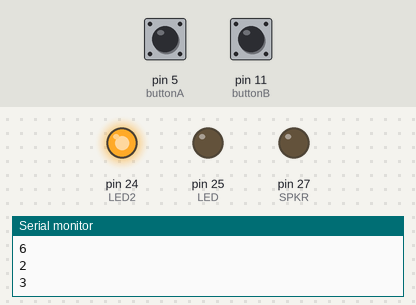
The sketch below on a simulated Arduino Mega 2560, built with avr-gcc and run on an emulated ATmega2560. Shown: output pins drawn as LEDs (lit = HIGH), the last lines printed to the serial monitor. Dashed ring = blinking. Inputs (shaded band) come from the test bench; at power-on: pin 5 (buttonA) HIGH, pin 11 (buttonB) HIGH. Pins used as bus, display or sensor lines are not drawn.

Above: at 1.92 s.
2.1 s: pin 5 (buttonA) pulled LOW for 0.25 s
4.8 s: pin 11 (buttonB) pulled LOW for 1 s
At 5.02 s:
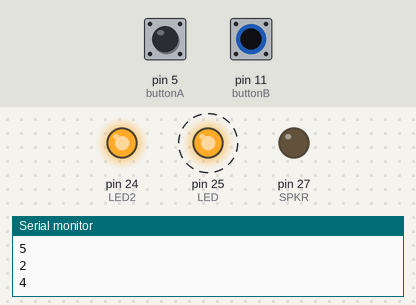
7.8 s: pin 11 (buttonB) pulled LOW for 0.25 s
At 8.02 s:
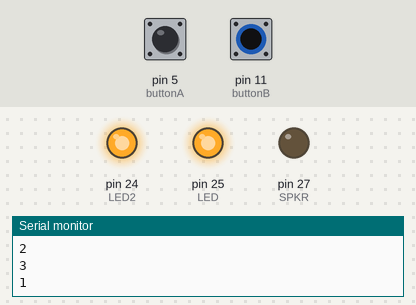
9.5 s: pin 5 (buttonA) pulled LOW for 1 s
At 11.6 s:
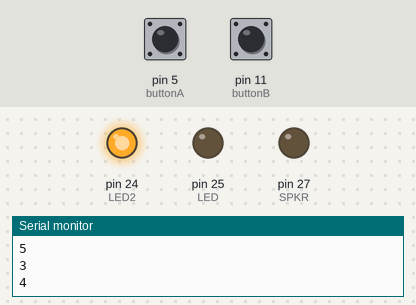
Timing chart, 0 to 13.0 s (numbered marks = the images above; inputs shaded):
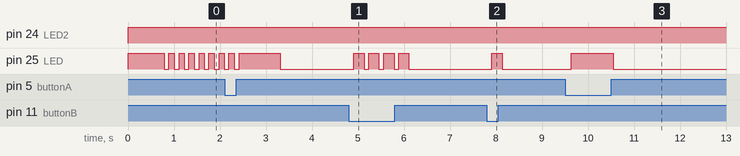

The sketch:

treeTime4.ino
```cpp
// treeTime: back around 2015, I bought a pre-lit GE christmas tree that advertised
// "GE Color Effects".  Unfortunately, it turned out to be the "2-Wire, Gemmy style" form of CE
// where the color patterns are stored in the bulbs, so, not nearly as cool as the
// popular hackable lights... I hadn't seen any hacks for this type and I was getting
// bored with the tree paterns, so...

// Using a Microbit v2 and an LED amplifier spliced into the 36vdc power cord,
// I was able to emulate the 6-bit protocol used by the stock controller.

// The resulting interface isn't perfect... either the DC offset or an issue
// with the slew rate of my amplifier, I don't know, but some of the LEDS just
// don't respond reliably when using the same timing as the stock controller.
// Therefore, a slower, flickery-er timing is employed.  MIT license.

// GE Color Effects "6 colors 20 functions" #0672836
// 803993-017334 (c)2015 Nicolas Holiday Inc.

// stock functions: solid r/g/p/b/y/w, pulse r/g/p/b/y/w/all, random flash/pulse, sparkle r/g/p/b/all

// timing defines:
const int D0 = 5000;     // stock=500, values as low as 100 work but not reliably, max ~ 100k and still functional
const int D1 = 7500;     // stock=5000
const int D2 = 15000;    // stock=15000
const int DlyD = 30000;  // stock=42000ish
const int buttonA = 5;
const int buttonB = 11;

const int SON = 0;  // might need to reverse these
const int SOFF = 1;

const int COL1 = 4;  // column #1 control- v2
const int COL2 = 7;
const int COL3 = 3;
const int COL4 = 6;
const int COL5 = 10;

const int LED = 25;  // row #1 led- v2
const int LED2 = 24;
const int SPKR = 27;

//const int COL1 = 3;     // column #1 control- v1
//const int LED = 26;     // row #1 led- v1

int mode = 0x01;  //38
int loops = 41;
int lastmode = 0;
int lsb = 0;
int txpin = 0;
int enable = 1;

int func = 1;  // MODE
int oldfunc = 0;
int doReset = 1;
int doTick = 0;


int newmode(int nowmode) {
  int lsb = (nowmode & 0x7);

  int newlsb = 1;
  if (lsb == 1) { newlsb = 5; }
  if (lsb == 5) { newlsb = 4; }
  if (lsb == 4) { newlsb = 6; }
  if (lsb == 6) { newlsb = 2; }
  if (lsb == 2) { newlsb = 3; }

  return ((nowmode & 0x38) + newlsb);
}


void txrst(int pin, int rstmode) {
  digitalWrite(pin, SOFF);
  // 750 = almost all colors syncd, 100 = ~ minimum
  delay(660);  // stock 660ms.
  if (rstmode == 0) {
    digitalWrite(pin, SON);
    delayMicroseconds(DlyD);
  } else if (rstmode == 1) {
    int count = 6;  // min=6 (+1 above)
    while (count) {
      count--;
      digitalWrite(pin, SOFF);  // 10000=long?
      delayMicroseconds(5000);
      digitalWrite(pin, SON);
      delayMicroseconds(5000);
    }
  } else if (rstmode == 2) {
    delayMicroseconds(30000);

    int count = 24;  // min=6 (+1 above)
    while (count < 32) {
      txmt(pin, count);
      count++;
    }
  }
}


void txmt(int pin, int txmode) {
  digitalWrite(pin, SOFF);
  delayMicroseconds(D0);

  int bit = 6;
  while (bit) {
    bit--;
    digitalWrite(pin, SON);

    if (txmode & (1 << bit)) {
      delayMicroseconds(D2);  // 1=long
    } else {
      delayMicroseconds(D1);  // 0=short
    }

    digitalWrite(pin, SOFF);
    delayMicroseconds(D0);
  }
  digitalWrite(pin, SON);
  delayMicroseconds(DlyD);
}


void setup() {
  Serial.begin(9600);
  Serial.println("treeTime");

  pinMode(buttonA, INPUT);
  pinMode(buttonB, INPUT);

  pinMode(COL1, OUTPUT);
  pinMode(COL2, OUTPUT);
  pinMode(COL3, OUTPUT);
  pinMode(COL4, OUTPUT);
  pinMode(COL5, OUTPUT);

  digitalWrite(COL1, LOW);
  digitalWrite(COL2, LOW);
  digitalWrite(COL3, LOW);
  digitalWrite(COL4, LOW);
  digitalWrite(COL5, LOW);

  pinMode(LED, OUTPUT);
  pinMode(LED2, OUTPUT);

  pinMode(SPKR, OUTPUT);
  digitalWrite(SPKR, LOW);

  pinMode(txpin, OUTPUT);
}


void loop() {
  digitalWrite(LED, HIGH);
  digitalWrite(LED2, HIGH);

  if (func != oldfunc) {
    doReset = 1;
    oldfunc = func;
  }

  if (doReset) {
    doReset--;
    digitalWrite(COL1, HIGH);
    digitalWrite(COL2, HIGH);
    digitalWrite(COL3, HIGH);
    digitalWrite(COL4, HIGH);
    digitalWrite(COL5, HIGH);
    switch (func) {
      case 0:
      case 1:
        digitalWrite(COL1, LOW);
        {
          txrst(txpin, 0);
          doTick = 0;
          break;
        }
      case 2:
        digitalWrite(COL2, LOW);
        {
          txrst(txpin, 0);
          doTick = 0;
          break;
        }
      case 3:
        digitalWrite(COL3, LOW);
        {
          txrst(txpin, 0);
          doTick = 1;
          break;
        }
      case 4:
        digitalWrite(COL4, LOW);
        {
          txrst(txpin, 2);
          doTick = 1;
          break;
        }
      case 5:
        digitalWrite(COL5, LOW);
        {
          txrst(txpin, 0);
          txmt(txpin, 10);  //15
          txmt(txpin, 10);  //15
          doTick = 1;
          break;
        }
    }
  }

  if (func == 1) {
    loops = 1;
    doTick = 1;
    txmt(txpin, mode + 32);
    //  txmt(txpin, mode + 32);
  }

  if (func == 2) {
    loops = 68;
    txmt(txpin, mode + 8);
    txmt(txpin, mode + 8);
  }

  if (func == 3) {
    loops = -1;
    txmt(txpin, mode + 40);
    txmt(txpin, mode + 40);
  }

  if (func == 4) {
    loops = -1;
  }

  if (func == 5) {
    loops = -1;
    doTick = 1;
    txmt(txpin, mode + 32);
    //delay(20);
    txmt(txpin, mode + 32);
    //delay(20);
    //txmt(txpin, 3+32);

    //delay(100);
    //    txmt(txpin, mode+16);
    //
    //delay(500);
    //       txmt(txpin, 3+32);

    //txmt(txpin, mode+24);
    //delay(150);
    int tmp = 0;
    while (tmp) {
      tmp--;
      digitalWrite(txpin, SOFF);
      digitalWrite(LED, HIGH);
      delayMicroseconds(5000);
      digitalWrite(txpin, SON);
      digitalWrite(LED, LOW);
      delayMicroseconds(30000);
    }
  }

  lastmode = mode;
  Serial.println(mode);
  digitalWrite(LED, LOW);


  while (loops) {
    loops--;

    if (!digitalRead(buttonA)) {
      func++;
      if (func > 5) { func = 1; }

      Serial.println(func);
      loops = 0;
      enable = 1;
      doReset = 1;
    }
    if (!digitalRead(buttonB)) {
      loops = 0;
      doTick = 0;
    }

    if (doTick) {
      digitalWrite(txpin, SOFF);
      digitalWrite(LED, HIGH);

      if ((func == 4) | (func == 3)) {
        delayMicroseconds(1000);
      } else if (func == 1) {
        delayMicroseconds(D0);
      } else {
        delayMicroseconds(D0);
      }

      digitalWrite(txpin, SON);
      digitalWrite(LED, LOW);

      if (func == 3) { delay(1500); }
      if (func == 4) { delay(1000); }
    }
    if (func == 5) {
      delay(20);
    } else if (func == 1) {
      delay(100);
    } else {
      delay(100);
    }
  }
  mode = newmode(mode);
}

// dark modes
// dotick=1/delay(10)


// stock CMDs

// 00	SSSSSS	alloff
// 01	SSSSSL	red
// 02	SSSSLS	green
// 03	SSSSLL	yellow
// 04	SSSLSS	blue
// 05	SSSLSL	purple
// 06	SSSLLS	cyan
// 07	SSSLLL	white

// 08 	SSLSSS	?
// 09	SSLSSL	red pulse
// 10	SSLSLS	green pulse
// 11	SSLSLL	yellow pulse
// 12	SSLLSS	blue pulse
// 13	SSLLSL	purple pulse
// 14	SSLLLS	cyan pulse
// 15	SSLLLL	white pulse

// 16	SLSSSS	black/white
// 17	SLSSSL	red/white
// 18	SLSSLS	green/white
// 19	SLSSLL	yellow/white
// 20	SLSLSS	blue/white
// 21	SLSLSL	purple/white
// 22	SLSLLS	cyan/white
// 23	SLSLLL	all white

// 24-31	SLLSSS	allcjump
// single pulse to increment

// 32	LSSSSS	?
// 33	LSSSSL	black/red
// 34	LSSSLS	black/green
// 35	LSSSLL	? black/yellow
// 36	LSSLSS	black/blue
// 37	LSSLSL	? black/purple
// 38	LSSLLS	? black/cyan
// 39	LSSLLL	black/white

// 40-47	LSLSSS	allcfade
// 48-55  LLSxxx  disables bulb
// 56-63  LLLxxx  allcfade
```

Measured:
- after the input at 4.8 s, pin 25 (LED): alternates HIGH for 0.22 s and LOW for 0.10 s, 8 changes in all, then stays LOW, starting after 0.11 s
- after the input at 7.8 s, pin 25 (LED): LOW → HIGH after 0.11 s, → LOW 0.23 s later
- after the input at 9.5 s, pin 25 (LED): LOW → HIGH after 0.14 s, → LOW 0.91 s later
